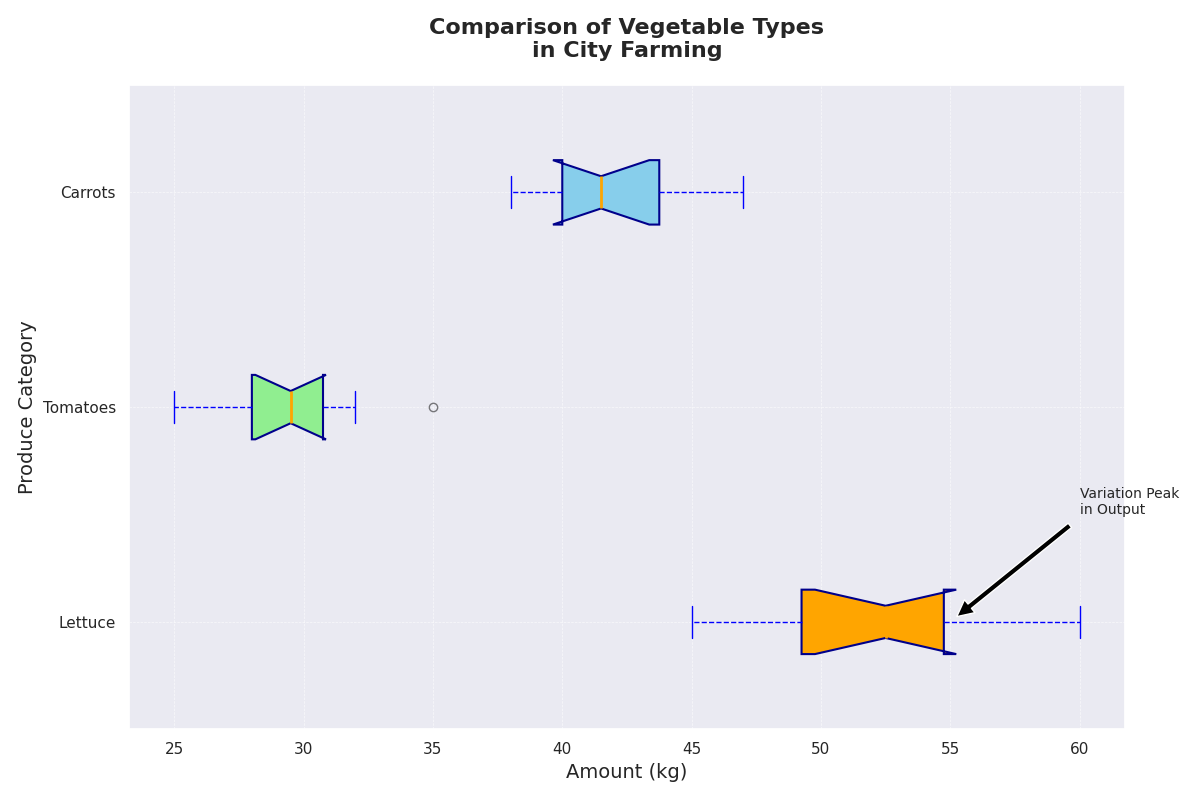

Reproduce this figure in Python.
import matplotlib.pyplot as plt
import numpy as np

# Yield data
tomatoes_yield = [45, 50, 55, 47, 52, 60, 58, 54, 49, 53]
lettuce_yield = [30, 28, 32, 25, 31, 29, 27, 30, 28, 35]
carrots_yield = [40, 42, 45, 38, 47, 44, 39, 41, 43, 40]

# Combine data for plotting
data = [tomatoes_yield, lettuce_yield, carrots_yield]

# Initialize figure and axis
fig, ax = plt.subplots(figsize=(12, 8))

# Create a horizontal box plot
box = ax.boxplot(data, vert=False, patch_artist=True,
                 labels=["Lettuce", "Tomatoes", "Carrots"], 
                 flierprops=dict(marker='o', color='red', alpha=0.5),
                 boxprops=dict(color='darkblue', linewidth=1.5),
                 whiskerprops=dict(color='blue', linestyle='--'),
                 capprops=dict(color='blue'),
                 medianprops=dict(color='orange', linewidth=2),
                 notch=True)

# Set colors for each box, adjusted for removed group
colors = ['orange', 'lightgreen', 'skyblue']
for patch, color in zip(box['boxes'], colors):
    patch.set_facecolor(color)

# Add grid and labels
ax.grid(True, which='both', linestyle='--', linewidth=0.5, alpha=0.7)
ax.set_title("Comparison of Vegetable Types\nin City Farming", fontsize=16, weight='bold', pad=20)
ax.set_xlabel("Amount (kg)", fontsize=14)
ax.set_ylabel("Produce Category", fontsize=14)

# Annotate
ax.annotate('Variation Peak\nin Output', xy=(55, 1), xytext=(60, 1.5),
            arrowprops=dict(facecolor='black', shrink=0.05), fontsize=10)

# Adjust layout
plt.tight_layout()

# Show plot
plt.show()
